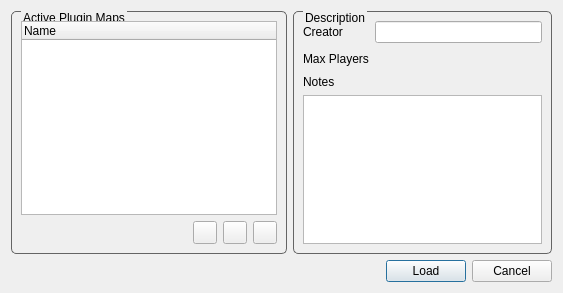
<?xml version="1.0" encoding="UTF-8"?>
<ui version="4.0">
 <class>ManageMapsDialog</class>
 <widget class="QDialog" name="ManageMapsDialog">
  <property name="geometry">
   <rect>
    <x>0</x>
    <y>0</y>
    <width>563</width>
    <height>293</height>
   </rect>
  </property>
  <property name="windowTitle">
   <string>Manage Maps</string>
  </property>
  <property name="styleSheet">
   <string notr="true">QGroupBox {
border: 1px solid rgb(100,100,100);
border-radius: 5px;
margin-top: 2ex;
}

QGroupBox::title {
subcontrol-origin: margin;
left: 10px;
}</string>
  </property>
  <layout class="QVBoxLayout" name="verticalLayout_4">
   <item>
    <layout class="QFormLayout" name="formLayout_2">
     <item row="0" column="0">
      <widget class="QGroupBox" name="groupBox">
       <property name="title">
        <string>Active Plugin Maps</string>
       </property>
       <layout class="QVBoxLayout" name="verticalLayout_3">
        <item>
         <widget class="QTreeWidget" name="mMapsTW">
          <property name="indentation">
           <number>0</number>
          </property>
          <column>
           <property name="text">
            <string>Name</string>
           </property>
          </column>
         </widget>
        </item>
        <item>
         <layout class="QHBoxLayout" name="horizontalLayout_6">
          <item>
           <spacer name="horizontalSpacer_4">
            <property name="orientation">
             <enum>Qt::Horizontal</enum>
            </property>
            <property name="sizeHint" stdset="0">
             <size>
              <width>40</width>
              <height>20</height>
             </size>
            </property>
           </spacer>
          </item>
          <item>
           <widget class="QToolButton" name="mAddPluginBtn">
            <property name="text">
             <string/>
            </property>
            <property name="icon">
             <iconset resource="../toolkit.qrc">
              <normaloff>:/VecTB/icons/toolbars/New_Map.png</normaloff>
              <disabledoff>:/VecTB/icons/toolbars/New_Map_Disabled.png</disabledoff>:/VecTB/icons/toolbars/New_Map.png</iconset>
            </property>
           </widget>
          </item>
          <item>
           <widget class="QToolButton" name="mEditPluginBtn">
            <property name="text">
             <string/>
            </property>
            <property name="icon">
             <iconset resource="../toolkit.qrc">
              <normaloff>:/VecTB/icons/toolbars/Edit.png</normaloff>
              <disabledoff>:/VecTB/icons/toolbars/Edit_Disabled.png</disabledoff>:/VecTB/icons/toolbars/Edit.png</iconset>
            </property>
           </widget>
          </item>
          <item>
           <widget class="QToolButton" name="mDelPluginBtn">
            <property name="text">
             <string/>
            </property>
            <property name="icon">
             <iconset resource="../toolkit.qrc">
              <normaloff>:/VecTB/icons/toolbars/Delete.png</normaloff>
              <disabledoff>:/VecTB/icons/toolbars/Delete_Disabled.png</disabledoff>:/VecTB/icons/toolbars/Delete.png</iconset>
            </property>
           </widget>
          </item>
         </layout>
        </item>
       </layout>
      </widget>
     </item>
     <item row="0" column="1">
      <widget class="QGroupBox" name="groupBox_2">
       <property name="title">
        <string>Description</string>
       </property>
       <layout class="QVBoxLayout" name="verticalLayout_2">
        <item>
         <layout class="QFormLayout" name="formLayout">
          <item row="0" column="0">
           <widget class="QLabel" name="label">
            <property name="text">
             <string>Creator</string>
            </property>
           </widget>
          </item>
          <item row="0" column="1">
           <widget class="QLineEdit" name="mCreatorLE">
            <property name="readOnly">
             <bool>true</bool>
            </property>
           </widget>
          </item>
          <item row="1" column="0">
           <widget class="QLabel" name="label_2">
            <property name="text">
             <string>Max Players</string>
            </property>
           </widget>
          </item>
          <item row="1" column="1">
           <layout class="QHBoxLayout" name="horizontalLayout_3">
            <item>
             <spacer name="horizontalSpacer_2">
              <property name="orientation">
               <enum>Qt::Horizontal</enum>
              </property>
              <property name="sizeHint" stdset="0">
               <size>
                <width>40</width>
                <height>20</height>
               </size>
              </property>
             </spacer>
            </item>
            <item>
             <widget class="QLabel" name="mMaxPlayersLbl">
              <property name="text">
               <string/>
              </property>
             </widget>
            </item>
           </layout>
          </item>
         </layout>
        </item>
        <item>
         <layout class="QVBoxLayout" name="verticalLayout">
          <item>
           <widget class="QLabel" name="label_3">
            <property name="text">
             <string>Notes</string>
            </property>
           </widget>
          </item>
          <item>
           <widget class="QPlainTextEdit" name="mNotesTextBox">
            <property name="readOnly">
             <bool>true</bool>
            </property>
           </widget>
          </item>
         </layout>
        </item>
       </layout>
      </widget>
     </item>
    </layout>
   </item>
   <item>
    <layout class="QHBoxLayout" name="horizontalLayout_2">
     <item>
      <spacer name="horizontalSpacer">
       <property name="orientation">
        <enum>Qt::Horizontal</enum>
       </property>
       <property name="sizeHint" stdset="0">
        <size>
         <width>40</width>
         <height>20</height>
        </size>
       </property>
      </spacer>
     </item>
     <item>
      <widget class="QPushButton" name="mLoadBtn">
       <property name="text">
        <string>Load</string>
       </property>
      </widget>
     </item>
     <item>
      <widget class="QPushButton" name="mCancelBtn">
       <property name="text">
        <string>Cancel</string>
       </property>
      </widget>
     </item>
    </layout>
   </item>
  </layout>
 </widget>
 <resources>
  <include location="../toolkit.qrc"/>
 </resources>
 <connections>
  <connection>
   <sender>mAddPluginBtn</sender>
   <signal>clicked()</signal>
   <receiver>ManageMapsDialog</receiver>
   <slot>onNewMap()</slot>
   <hints>
    <hint type="sourcelabel">
     <x>216</x>
     <y>240</y>
    </hint>
    <hint type="destinationlabel">
     <x>122</x>
     <y>224</y>
    </hint>
   </hints>
  </connection>
  <connection>
   <sender>mEditPluginBtn</sender>
   <signal>clicked()</signal>
   <receiver>ManageMapsDialog</receiver>
   <slot>onEditMap()</slot>
   <hints>
    <hint type="sourcelabel">
     <x>245</x>
     <y>240</y>
    </hint>
    <hint type="destinationlabel">
     <x>204</x>
     <y>224</y>
    </hint>
   </hints>
  </connection>
  <connection>
   <sender>mDelPluginBtn</sender>
   <signal>clicked()</signal>
   <receiver>ManageMapsDialog</receiver>
   <slot>onDeleteMap()</slot>
   <hints>
    <hint type="sourcelabel">
     <x>274</x>
     <y>240</y>
    </hint>
    <hint type="destinationlabel">
     <x>250</x>
     <y>224</y>
    </hint>
   </hints>
  </connection>
  <connection>
   <sender>mMapsTW</sender>
   <signal>itemPressed(QTreeWidgetItem*,int)</signal>
   <receiver>ManageMapsDialog</receiver>
   <slot>onMapItemPressed(QTreeWidgetItem*,int)</slot>
   <hints>
    <hint type="sourcelabel">
     <x>100</x>
     <y>177</y>
    </hint>
    <hint type="destinationlabel">
     <x>61</x>
     <y>273</y>
    </hint>
   </hints>
  </connection>
  <connection>
   <sender>mLoadBtn</sender>
   <signal>pressed()</signal>
   <receiver>ManageMapsDialog</receiver>
   <slot>onLoad()</slot>
   <hints>
    <hint type="sourcelabel">
     <x>407</x>
     <y>263</y>
    </hint>
    <hint type="destinationlabel">
     <x>340</x>
     <y>269</y>
    </hint>
   </hints>
  </connection>
  <connection>
   <sender>mCancelBtn</sender>
   <signal>pressed()</signal>
   <receiver>ManageMapsDialog</receiver>
   <slot>onCancel()</slot>
   <hints>
    <hint type="sourcelabel">
     <x>505</x>
     <y>269</y>
    </hint>
    <hint type="destinationlabel">
     <x>255</x>
     <y>271</y>
    </hint>
   </hints>
  </connection>
  <connection>
   <sender>mMapsTW</sender>
   <signal>itemChanged(QTreeWidgetItem*,int)</signal>
   <receiver>ManageMapsDialog</receiver>
   <slot>onMapItemChanged(QTreeWidgetItem*,int)</slot>
   <hints>
    <hint type="sourcelabel">
     <x>178</x>
     <y>170</y>
    </hint>
    <hint type="destinationlabel">
     <x>149</x>
     <y>270</y>
    </hint>
   </hints>
  </connection>
 </connections>
 <slots>
  <slot>onMapItemPressed(QTreeWidgetItem*,int)</slot>
  <slot>onNewMap()</slot>
  <slot>onDeleteMap()</slot>
  <slot>onEditMap()</slot>
  <slot>onLoad()</slot>
  <slot>onCancel()</slot>
  <slot>onMapItemChanged(QTreeWidgetItem*,int)</slot>
 </slots>
</ui>
